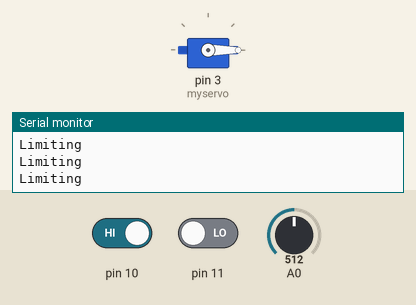
Recording of a sketch running on a simulated Arduino Uno, built with avr-gcc and run on an emulated ATmega328P. Shown: servo, the last lines printed to the serial monitor. The inputs (shaded band) are chosen by the test bench; at power-on: pin 10 HIGH, pin 11 LOW, A0 = 512.

Above: at 1.2 s.
1.3 s: pin 10 driven LOW and pin 11 driven HIGH
At 2.0 s:
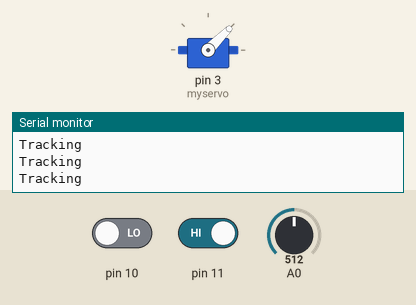
2.8 s: A0 set to 716
At 4.0 s:
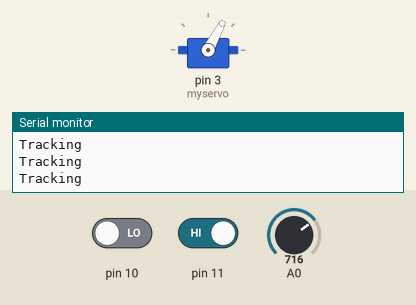
4.3 s: A0 set to 1023
At 5.3 s:
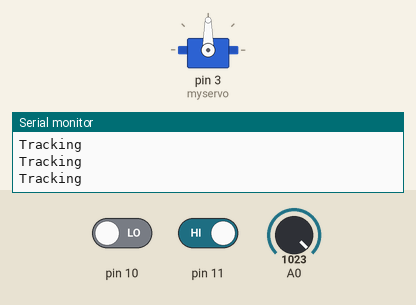
5.8 s: A0 set to 306
At 6.3 s:
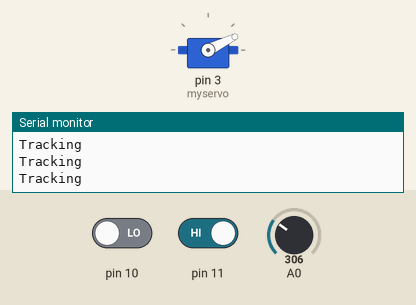
7.3 s: pin 10 driven HIGH
At 7.7 s:
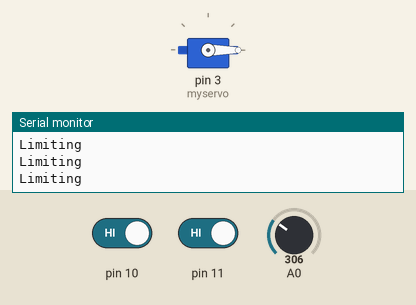
10.3 s: pin 10 driven LOW
At 11.0 s:
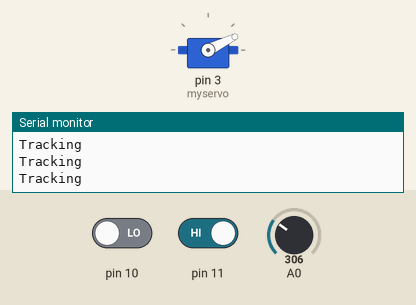
Timing chart, 0 to 13.3 s (numbered marks = the images above; inputs shaded):
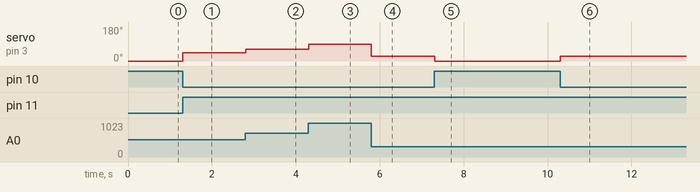

Measured:
- after the input at 1.3 s, servo on pin 3 (myservo): 0° → 45° at once
- after the input at 2.8 s, servo on pin 3 (myservo): 45° → 62° at once
- after the input at 4.3 s, servo on pin 3 (myservo): 62° → 90° at once
- after the input at 5.8 s, servo on pin 3 (myservo): 90° → 26° at once
- after the input at 7.3 s, servo on pin 3 (myservo): 26° → 0° at once
- after the input at 10.3 s, servo on pin 3 (myservo): 0° → 26° at once

The sketch:

pot.ino
```cpp
#include <Servo.h>
Servo myservo;
int potpin = 0;
int val;
int limit;
int a=0;
int b=0;

void setup()
{
Serial.begin(9600);
myservo.attach(3);
pinMode(10,INPUT);
pinMode(11,INPUT);

//pinMode(13,OUTPUT);

//digitalWrite(13, LOW);
}


void loop()
  {
    a = digitalRead(10);
    b = digitalRead(11);
  //  digitalWrite(13, LOW);

    if(a==LOW and b==HIGH)
      {
        val = analogRead(A0);
        val = map(val, 0, 1023, 0, 90);
        myservo.write(val);

        Serial.print("\n");
        Serial.print("Tracking");
    //    digitalWrite(13, LOW);
      }
        else if(a==HIGH and b==HIGH)
          {
            val = analogRead(A0);
            val = map(val, 0, 1023, 0, 0);
            myservo.write(val);
            Serial.print("\n");
            Serial.print("Limiting");
      //      digitalWrite(13, HIGH);
          }
            else
              {
                val = analogRead(A0);
                val = map(val, 0, 1023, 0, 0);
                myservo.write(val);
                Serial.print("\n");
                Serial.print("Limiting");
        //        digitalWrite(13, HIGH);
              }
  }
```
